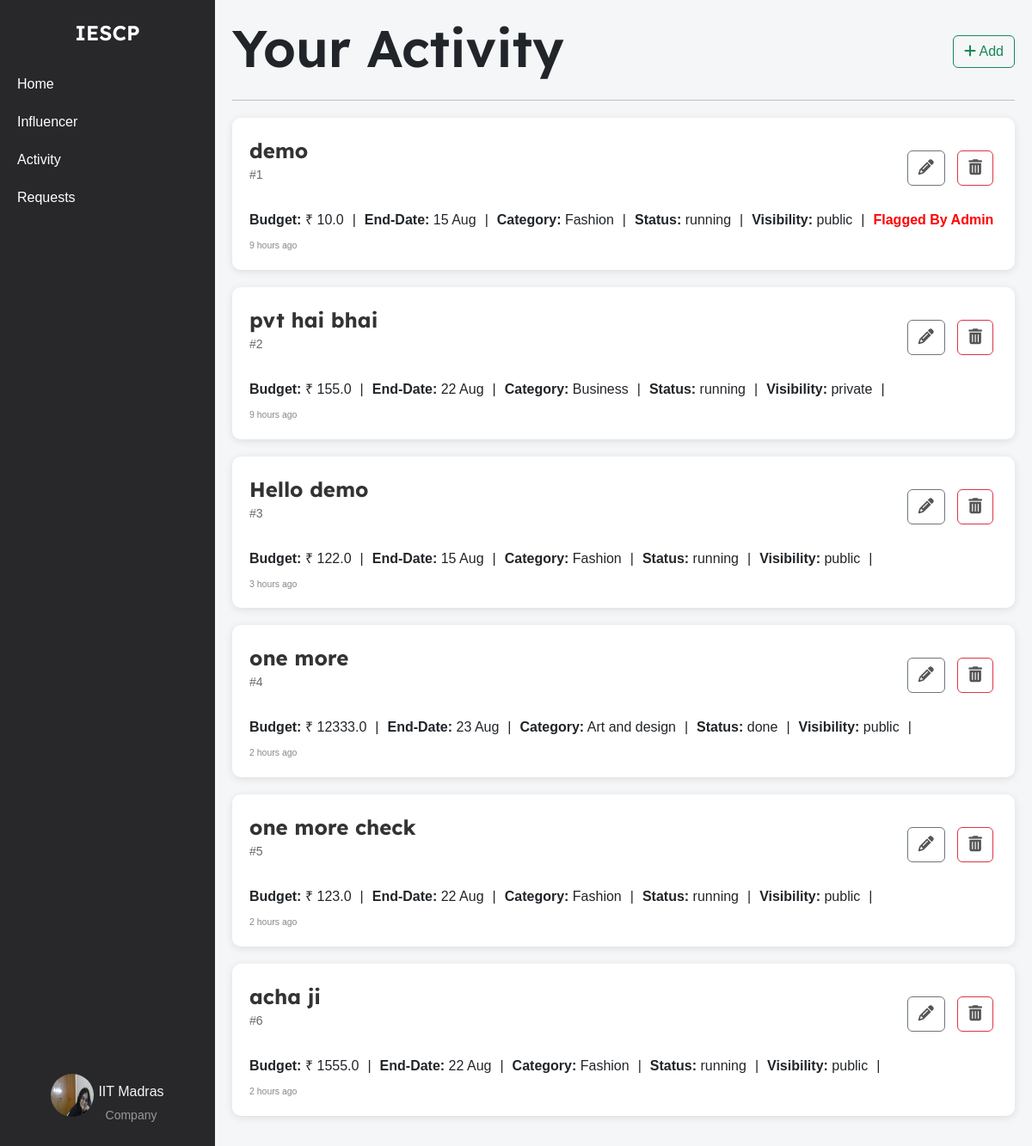
/company/activity (signed in), run on an earlier commit of the app's database.
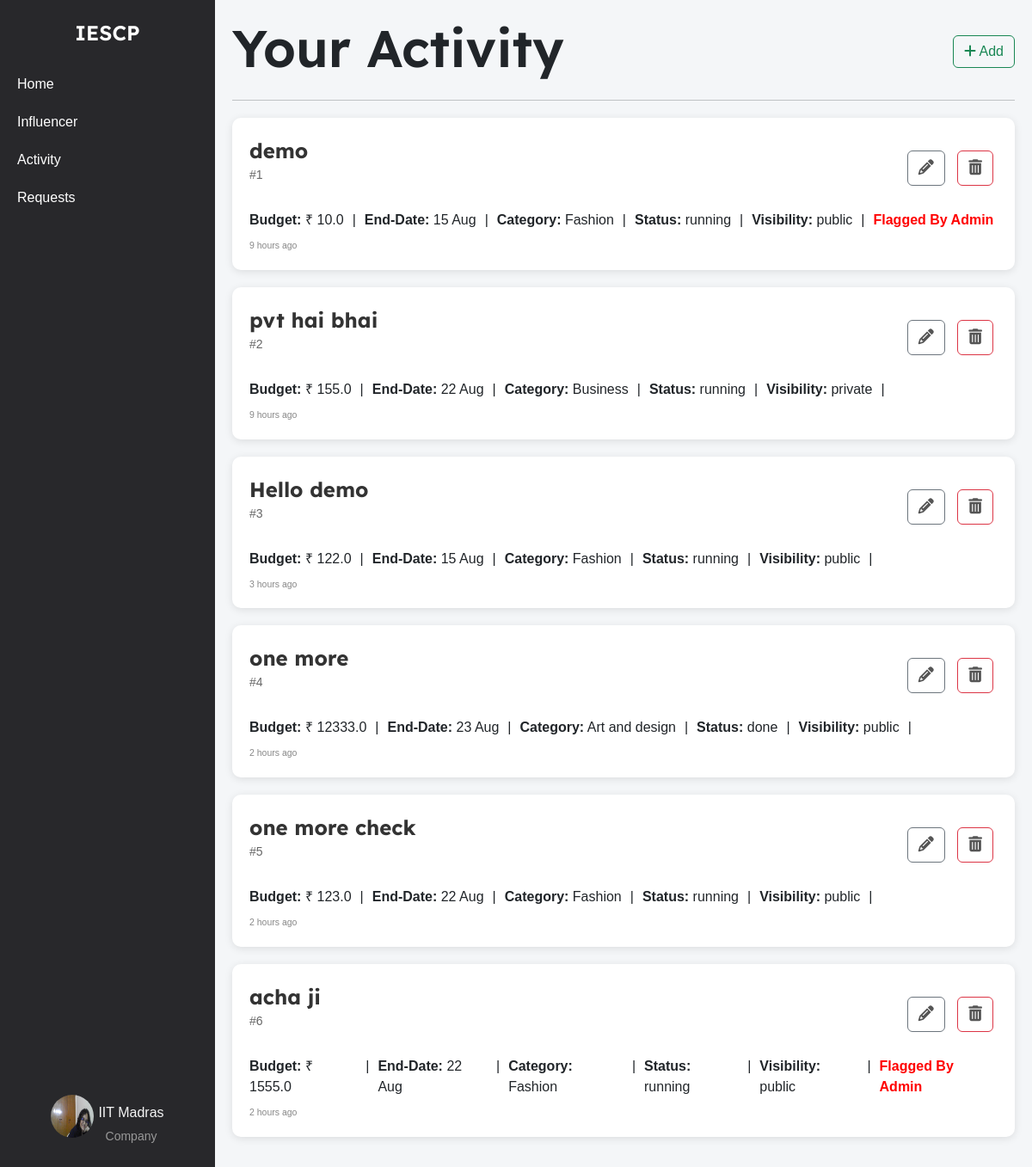
And on a later commit of the database.
### models.py (models this page shows)
class Company(db.Model):
    __tablename__ = 'company'
    id = db.Column(db.Integer, primary_key=True)
    company_name = db.Column(db.String(100), nullable=False)
    username = db.Column(db.String(50), unique=True, nullable=False)
    email = db.Column(db.String(120), unique=True, nullable=False)
    password_hash = db.Column(db.String(128), nullable=False)
    phone_number = db.Column(db.String(20), nullable=False)
    address = db.Column(db.String(200), nullable=False)
    industry = db.Column(db.String(100), nullable=False)
    other_industry = db.Column(db.String(100), nullable=True)
    website = db.Column(db.String(200), nullable=False)
    description = db.Column(db.Text, nullable=False)
    social_media_link = db.Column(db.String(200), nullable=False)
    logo = db.Column(db.String(200), nullable=False)
    campaigns = db.relationship('Campaign', backref='company', lazy=True)

class Campaign(db.Model):
    __tablename__ = 'campaign'
    id = db.Column(db.Integer, primary_key=True)
    title = db.Column(db.String(200), nullable=False)
    description = db.Column(db.Text, nullable=False)
    budget = db.Column(db.Float, nullable=False)
    start_date = db.Column(db.Date, nullable=False)
    end_date = db.Column(db.Date, nullable=False)
    company_id = db.Column(db.Integer, db.ForeignKey('company.id'), nullable=False)
    admin_id = db.Column(db.Integer, db.ForeignKey('admin.id'), nullable=False, default=1)
    status = db.Column(db.String(50), nullable=False, default='pending')
    category = db.Column(db.String(255), nullable=False)
    created_at = db.Column(db.DateTime, nullable=False, default=datetime.utcnow)
    visibility = db.Column(db.String(50), nullable=False, default='public')
    influencers = db.relationship('Influencer', secondary=influencer_campaign_association, back_populates='campaigns')
    is_flag = db.Column(db.Boolean, nullable=False, default=False)
    @property
    def created_at_ist(self):
        utc_time = self.created_at.replace(tzinfo=timezone('UTC'))
        ist_time = utc_time.astimezone(timezone('Asia/Kolkata'))
        return ist_time

### company_routes.py (the view)
@app.route('/company/activity')
@company_auth_required
def company_activity():
    user = Company.query.get(session['company_id'])
    campaigns = Campaign.query.filter_by(company_id=session['company_id']).all()
    return render_template('company_activity.html', campaigns=campaigns, user=user)

### company_routes.py (called while the page is built)
def company_auth_required(func):
    @wraps(func)
    def func3(*args, **kwargs):
        if 'company_id' in session:
            return func(*args, **kwargs)
        else:
            flash("Please login first")
            return redirect(url_for('company_login'))
    return func3

### templates/company_activity.html (shortened to what this page needs)
{% extends 'layout.html' %}
{% block content %}
    <div class="container-box">
        <div class="sidebar">
            <div class="logo">IESCP</div>
            <ul>
                <li><a href="{{url_for('company_home')}}">Home</a></li>
                <li><a href="{{url_for('influencer_search')}}">Influencer</a></li>
                <li><a href="{{url_for('company_activity')}}">Activity</a></li>
                <li><a href="{{url_for('company_requests')}}">Requests</a></li>
            </ul>
            <div class="profile">
                <a href="{{ url_for('company_dashboard') }}">
                    <img src="{{ url_for('static', filename='profile_upload/company/' + user.username + '/' + user.logo) }}" alt="Profile Picture">
                    <div class="profile-name-category">
                        <span class="company_name">{{ user.company_name }}</span>
                        <span class="category">Company</span>
                    </div>
                </a>
            </div>
        </div>
        <div class="container">
            <div class="activity-heading">
                <h1>Your Activity</h1>
                <a href="{{url_for('campaign_add')}}" class="btn btn-outline-success"><i class="fa-solid fa-plus"></i> Add</a>
            </div>
            <hr>
            {% for campaign in campaigns %}
            <div class="campaign">
                <div class="campaign-main-details">
                    <div class="campaign-title">
                        <a href="{{ url_for('campaign_view', campaign_id=campaign.id) }}">{{ campaign.title }}</a>
                        <p>#{{ campaign.id }}</p>
                    </div>
                    <div class="campaign-actions">
                        <a href="{{ url_for('campaign_edit', campaign_id=campaign.id) }}" class="btn btn-outline-secondary">
                            <i class="fa fa-pencil "></i>
                        </a>
                        <a href="{{ url_for('campaign_delete', campaign_id=campaign.id) }}" class="btn btn-outline-danger">
                            <i class="fa fa-trash"></i>
                        </a>
                    </div>
                </div>
                <div class="campaign-details">
                    <div>
                        <strong>Budget:</strong> &#x20B9; {{ campaign.budget }}
                    </div> |
                    <div>
                        <strong>End-Date:</strong> {{ campaign.end_date.strftime('%d %b') }}
                    </div> |
                    <div>
                        <strong>Category:</strong> {{ campaign.category }}
                    </div> |
                    <div>
                        <strong>Status:</strong> {{ campaign.status }}
                    </div> |
                    <div>
                        <strong>Visibility:</strong> {{ campaign.visibility }}
                    </div> |
                    {% if campaign.is_flag %}
                    <div style="color: red; font-weight: bold;">
                        Flagged By Admin
                    </div>
                    {% endif %}
                </div>
                <div class="campaign-meta">
                    <small class="campaign-timestamp" data-created-at="{{ campaign.created_at_ist.isoformat() }}"></small>
                </div>
            </div>
            {% endfor %}
        </div>
    </div>
{% endblock %}

### templates/layout.html (shortened to what this page needs)
<!DOCTYPE html>
<html lang="en">
<head>
    <link rel="stylesheet" href="https://cdn.jsdelivr.net/npm/bootstrap@5.3.3/dist/css/bootstrap.min.css">
</head>
<body>
    {% block content %}
    {% endblock %}
</body>
</html>

### templates/company_activity.html (style rules this page uses)
body { font-family: Arial, sans-serif; margin: 0; padding: 0; height: 100vh; background-color: #f4f6f8; overflow: hidden; }
.container-box { display: flex; width: 100%; height: 100vh; }
a { text-decoration: none; color: whitesmoke; }
.sidebar { width: 250px; background-color: #28282B; color: white; display: flex; flex-direction: column; align-items: center; padding-top: 20px; position: sticky; top: 0; height: 100vh; overflow-y: auto; }
.sidebar .logo { font-size: 24px; font-weight: bold; margin-bottom: 20px; font-family: 'Lexend Deca', sans-serif; font-weight: 600; }
.sidebar ul { list-style-type: none; padding: 0; width: 100%; }
.sidebar ul li { width: 100%; }
.sidebar ul li a { display: block; padding: 10px 20px; color: white; text-decoration: none; }
.sidebar .profile { margin-top: auto; text-align: center; padding: 10px; }
.profile .category { font-size: 14px; color: #999; margin-top: 5px; }
.sidebar .profile img { width: 50px; height: 50px; border-radius: 50%; margin-bottom: 5px; }
.profile { display: flex; flex-direction: column; align-items: center; text-align: center; padding: 10px; margin-bottom: 20px; }
.profile a { display: flex; align-items: center; text-align: center; justify-content: center; gap: 5px; }
.profile-name-category { display: flex; flex-direction: column; align-items: center; text-align: center; justify-content: center; padding-top: 13px; }
.container .activity-heading { display: flex; justify-content: space-between; align-items: center; }
.container .activity-heading h1 { font-size: 60px; font-weight: bold; font-family: 'Lexend Deca', sans-serif; font-weight: 600; }
.campaign { background-color: #ffffff; padding: 20px; border-radius: 10px; box-shadow: 0 2px 10px rgba(0, 0, 0, 0.1); margin: 20px 0; transition: transform 0.2s, box-shadow 0.2s; position: relative; }
.campaign-main-details { display: flex; justify-content: space-between; align-items: center; margin-bottom: 10px; }
.campaign-title { display: flex; flex-direction: column; }
.campaign-title a { font-size: 24px; font-weight: bold; font-family: 'Lexend Deca', sans-serif; color: #333; text-decoration: none; }
.campaign-title p { font-size: 14px; color: #555; }
.campaign-actions a { margin: 0 5px; font-size: 18px; color: #555; }
.campaign-actions { position: relative; }
.campaign-details { display: flex; gap: 10px; margin-bottom: 10px; }
.campaign p { font-size: 14px; color: #666; margin-bottom: 20px; }
.campaign-meta { display: flex; justify-content: space-between; font-size: 12px; color: #888; }
.container { flex: 1; padding: 20px; overflow-y: auto; }

What changed in the data, as far as the page shows it:
changed Campaign "acha ji": now shows "Flagged By Admin"
